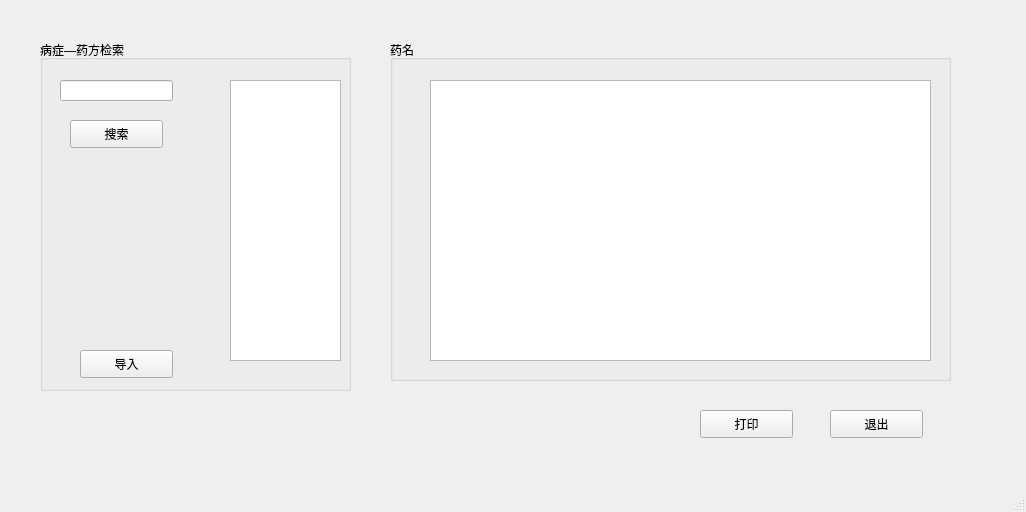
<?xml version="1.0" encoding="UTF-8"?>
<ui version="4.0">
 <class>Main</class>
 <widget class="QMainWindow" name="Main">
  <property name="geometry">
   <rect>
    <x>0</x>
    <y>0</y>
    <width>1026</width>
    <height>512</height>
   </rect>
  </property>
  <property name="windowTitle">
   <string>MainWindow</string>
  </property>
  <widget class="QWidget" name="centralwidget">
   <widget class="QPushButton" name="pushButton_out">
    <property name="geometry">
     <rect>
      <x>830</x>
      <y>410</y>
      <width>93</width>
      <height>28</height>
     </rect>
    </property>
    <property name="text">
     <string>退出</string>
    </property>
   </widget>
   <widget class="QGroupBox" name="groupBox">
    <property name="geometry">
     <rect>
      <x>40</x>
      <y>40</y>
      <width>311</width>
      <height>351</height>
     </rect>
    </property>
    <property name="title">
     <string>病症—药方检索</string>
    </property>
    <widget class="QLineEdit" name="lineEdit_bingzheng">
     <property name="geometry">
      <rect>
       <x>20</x>
       <y>40</y>
       <width>113</width>
       <height>21</height>
      </rect>
     </property>
    </widget>
    <widget class="QPushButton" name="pushButton_bingzheng">
     <property name="geometry">
      <rect>
       <x>30</x>
       <y>80</y>
       <width>93</width>
       <height>28</height>
      </rect>
     </property>
     <property name="text">
      <string>搜索</string>
     </property>
    </widget>
    <widget class="QTableWidget" name="tableWidget_yaofang">
     <property name="geometry">
      <rect>
       <x>190</x>
       <y>40</y>
       <width>111</width>
       <height>281</height>
      </rect>
     </property>
    </widget>
    <widget class="QPushButton" name="pushButton_daoru">
     <property name="geometry">
      <rect>
       <x>40</x>
       <y>310</y>
       <width>93</width>
       <height>28</height>
      </rect>
     </property>
     <property name="text">
      <string>导入</string>
     </property>
    </widget>
   </widget>
   <widget class="QGroupBox" name="groupBox_2">
    <property name="geometry">
     <rect>
      <x>390</x>
      <y>40</y>
      <width>561</width>
      <height>341</height>
     </rect>
    </property>
    <property name="title">
     <string>药名</string>
    </property>
    <widget class="QTableWidget" name="tableWidget">
     <property name="geometry">
      <rect>
       <x>40</x>
       <y>40</y>
       <width>501</width>
       <height>281</height>
      </rect>
     </property>
    </widget>
   </widget>
   <widget class="QPushButton" name="pushButton_dayin">
    <property name="geometry">
     <rect>
      <x>700</x>
      <y>410</y>
      <width>93</width>
      <height>28</height>
     </rect>
    </property>
    <property name="text">
     <string>打印</string>
    </property>
   </widget>
  </widget>
  <widget class="QMenuBar" name="menubar">
   <property name="geometry">
    <rect>
     <x>0</x>
     <y>0</y>
     <width>1026</width>
     <height>26</height>
    </rect>
   </property>
  </widget>
  <widget class="QStatusBar" name="statusbar"/>
 </widget>
 <resources/>
 <connections/>
</ui>
